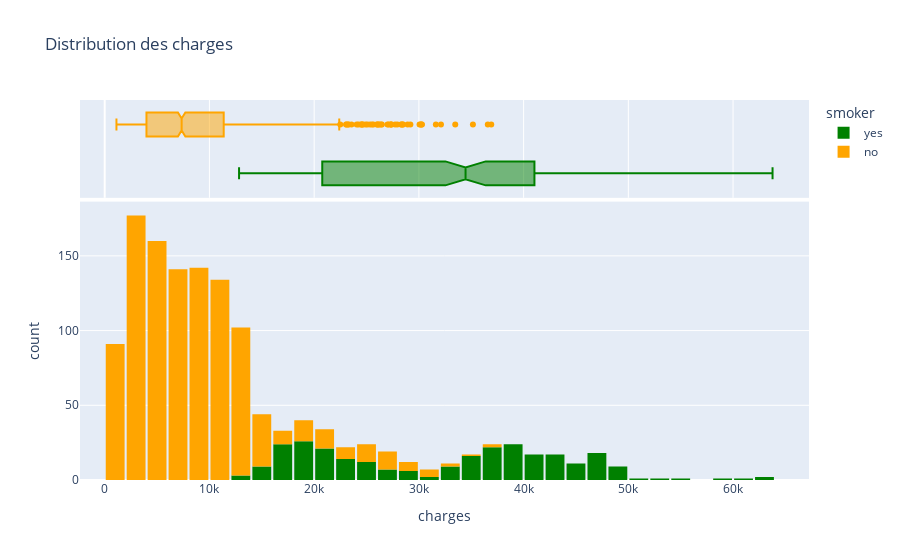

Notebook cell for this chart:
### Markdown cell above
- Visualisation de la distibution des charges et des smokers

### Code cell
fig = px.histogram(df,
                    x='charges',
                    marginal='box',
                    color='smoker',
                    color_discrete_sequence=['green', 'orange'],
                    title="Distribution des charges")

fig.update_layout(bargap=0.1)
fig.show()

### Figure 1 — Plotly figure (JSON) as saved in the notebook; plotly's stock layout.template omitted (floating-point values rounded to 4 significant figures; data arrays with more than 128 entries replaced by an {"elided": "..."} marker saying what was removed)
{"data": [{"alignmentgroup": "True", "bingroup": "x", "hovertemplate": "smoker=yes<br>charges=%{x}<br>count=%{y}<extra></extra>", "legendgroup": "yes", "marker": {"color": "green", "pattern": {"shape": ""}}, "name": "yes", "offsetgroup": "yes", "orientation": "v", "showlegend": true, "type": "histogram", "x": {"elided": "274 float values"}, "xaxis": "x", "yaxis": "y"}, {"alignmentgroup": "True", "hovertemplate": "smoker=yes<br>charges=%{x}<extra></extra>", "legendgroup": "yes", "marker": {"color": "green"}, "name": "yes", "notched": true, "offsetgroup": "yes", "showlegend": false, "type": "box", "x": {"elided": "274 float values"}, "xaxis": "x2", "yaxis": "y2"}, {"alignmentgroup": "True", "bingroup": "x", "hovertemplate": "smoker=no<br>charges=%{x}<br>count=%{y}<extra></extra>", "legendgroup": "no", "marker": {"color": "orange", "pattern": {"shape": ""}}, "name": "no", "offsetgroup": "no", "orientation": "v", "showlegend": true, "type": "histogram", "x": {"elided": "1063 float values"}, "xaxis": "x", "yaxis": "y"}, {"alignmentgroup": "True", "hovertemplate": "smoker=no<br>charges=%{x}<extra></extra>", "legendgroup": "no", "marker": {"color": "orange"}, "name": "no", "notched": true, "offsetgroup": "no", "showlegend": false, "type": "box", "x": {"elided": "1063 float values"}, "xaxis": "x2", "yaxis": "y2"}], "layout": {"bargap": 0.1, "barmode": "relative", "legend": {"title": {"text": "smoker"}, "tracegroupgap": 0}, "title": {"text": "Distribution des charges"}, "xaxis": {"anchor": "y", "domain": [0, 1], "title": {"text": "charges"}}, "xaxis2": {"anchor": "y2", "domain": [0, 1], "matches": "x", "showgrid": true, "showticklabels": false}, "yaxis": {"anchor": "x", "domain": [0, 0.7326], "title": {"text": "count"}}, "yaxis2": {"anchor": "x2", "domain": [0.7426, 1], "matches": "y2", "showgrid": false, "showline": false, "showticklabels": false, "ticks": ""}}}
